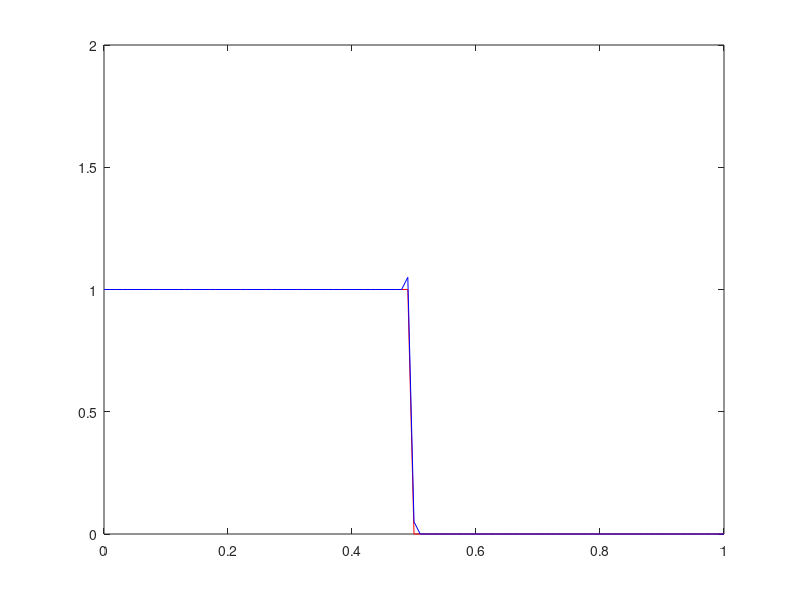

This chart was generated by the following MATLAB code: (Note: this script raises an error after producing the figure.)
clc;
clear;
close all;

delta_t = 0.001;
delta_x = 0.01;
gama = delta_t/(delta_x*2);
x = 1;
partitions = (x/delta_x) + 1;
U = zeros(partitions,1);
for i = 1:partitions
    if (((i - 1)*delta_x) < 0.5)
        U(i,1) = 1;
    else
        U(i,1) = 0;
    end
end
Uinitial = U;
dx = 0:delta_x:1;
for time = 0:delta_t:1
    U_prime = U;
    U(1,1) = U_prime(1,1) - gama*(U_prime(2,1) - 1);
    
    for i = 2: partitions - 1
        U(i,1) = U_prime(i,1) - gama*(U_prime(i+1) - U_prime(i - 1));
    end
    U(partitions,1) = U_prime(partitions,1) - gama*(0 - U_prime(partitions - 1,1));
    plot(dx,Uinitial,'r',dx,U,'b');
    axis ([0 1 0 2]);
    suptitle(['time = ', num2str(time)]);
    pause(0.02);
    
end
    